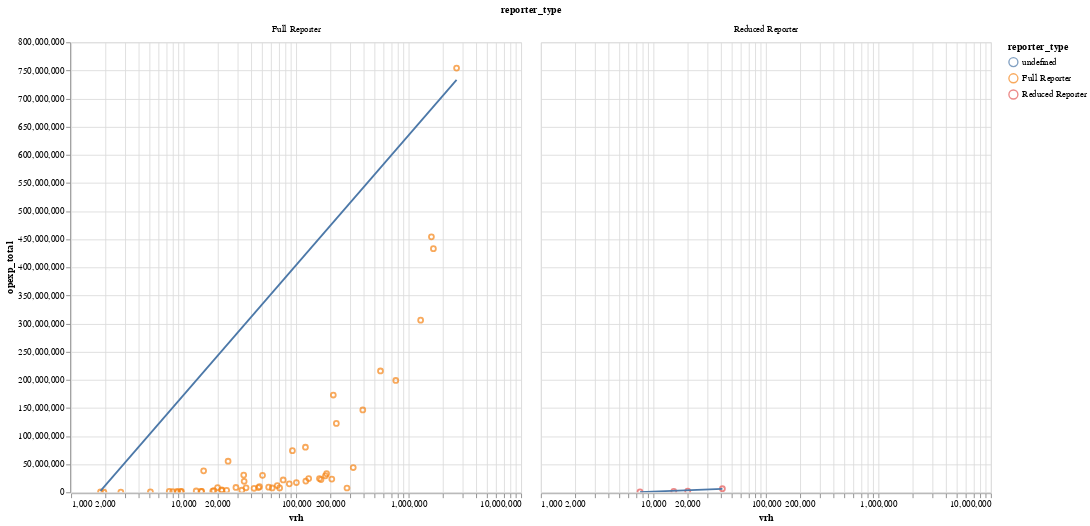

The cell this chart's notebook holds for it:
### Markdown cell above
### Operating cost per VRH

### Code cell
make_scatter(
    data=df[df["year"] == "2023"],
    y_ax="opexp_total",
    x_ax="vrh",
    color="reporter_type",
    log_scale=True,
    y_scale=True,
).facet(
    facet=alt.Facet("reporter_type"),
    columns=3,
)

### Figure 1 — Vega-Lite specification as saved in the notebook (floating-point values rounded to 4 significant figures)
{"config": {"view": {"continuousWidth": 300, "continuousHeight": 300}}, "data": {"name": "data-40b39abdbc8b994b31f8fc3613b12a81"}, "facet": {"field": "reporter_type", "type": "nominal"}, "spec": {"layer": [{"mark": {"type": "point"}, "encoding": {"color": {"field": "reporter_type", "type": "nominal"}, "tooltip": [{"field": "vrh", "type": "quantitative"}, {"field": "opexp_total", "type": "quantitative"}, {"field": "agency_name", "type": "nominal"}], "x": {"field": "vrh", "scale": {"type": "log"}, "type": "quantitative"}, "y": {"field": "opexp_total", "type": "quantitative"}}, "name": "view_9", "title": "vrh vs. opexp_total"}, {"mark": {"type": "line"}, "encoding": {"color": {"field": "reporter_type", "type": "nominal"}, "tooltip": [{"field": "vrh", "type": "quantitative"}, {"field": "opexp_total", "type": "quantitative"}, {"field": "agency_name", "type": "nominal"}], "x": {"field": "vrh", "scale": {"type": "log"}, "type": "quantitative"}, "y": {"field": "opexp_total", "type": "quantitative"}}, "title": "vrh vs. opexp_total", "transform": [{"on": "vrh", "regression": "opexp_total"}]}], "height": 500, "width": 500}, "columns": 3, "params": [{"name": "param_9", "select": {"type": "interval", "encodings": ["x", "y"]}, "bind": "scales", "views": ["view_9"]}], "$schema": "https://vega.github.io/schema/vega-lite/v5.20.1.json", "datasets": {"data-40b39abdbc8b994b31f8fc3613b12a81": [{"agency_name": "Alameda-Contra Costa Transit District", "agency_status": "Active", "city": "Oakland", "mode": "RB", "service": "DO", "ntd_id": "90014", "reporter_type": "Full Reporter", "reporting_module": "Urban", "state": "CA", "primary_uza_name": "San Francisco--Oakland, CA", "year": "2023", "upt": 4106130, "vrh": 76821, "vrm": 681509, "opexp_total": 21949532, "RTPA": "Metropolitan Transportation Commission", "_merge": "both"}, {"agency_name": "Alameda-Contra Costa Transit District", "agency_status": "Active", "city": "Oakland", "mode": "DR", "service": "PT", "ntd_id": "90014", "reporter_type": "Full Reporter", "reporting_module": "Urban", "state": "CA", "primary_uza_name": "San Francisco--Oakland, CA", "year": "2023", "upt": 419288, "vrh": 322042, "vrm": 4411277, "opexp_total": 44057385, "RTPA": "Metropolitan Transportation Commission", "_merge": "both"}, {"agency_name": "Alameda-Contra Costa Transit District", "agency_status": "Active", "city": "Oakland", "mode": "CB", "service": "DO", "ntd_id": "90014", "reporter_type": "Full Reporter", "reporting_module": "Urban", "state": "CA", "primary_uza_name": "San Francisco--Oakland, CA", "year": "2023", "upt": 467661, "vrh": 29191, "vrm": 460017, "opexp_total": 8634025, "RTPA": "Metropolitan Transportation Commission", "_merge": "both"}, {"agency_name": "Alameda-Contra Costa Transit District", "agency_status": "Active", "city": "Oakland", "mode": "MB", "service": "DO", "ntd_id": "90014", "reporter_type": "Full Reporter", "reporting_module": "Urban", "state": "CA", "primary_uza_name": "San Francisco--Oakland, CA", "year": "2023", "upt": 30029858, "vrh": 1595492, "vrm": 16404172, "opexp_total": 454197000, "RTPA": "Metropolitan Transportation Commission", "_merge": "both"}, {"agency_name": "Alameda-Contra Costa Transit District", "agency_status": "Active", "city": "Oakland", "mode": "MB", "service": "PT", "ntd_id": "90014", "reporter_type": "Full Reporter", "reporting_module": "Urban", "state": "CA", "primary_uza_name": "San Francisco--Oakland, CA", "year": "2023", "upt": 167120, "vrh": 24136, "vrm": 393669, "opexp_total": 3568738, "RTPA": "Metropolitan Transportation Commission", "_merge": "both"}, {"agency_name": "Central Contra Costa Transit Authority (CCCTA)", "agency_status": "Active", "city": "Concord", "mode": "MB", "service": "PT", "ntd_id": "90078", "reporter_type": "Full Reporter", "reporting_module": "Urban", "state": "CA", "primary_uza_name": "Concord--Walnut Creek, CA", "year": "2023", "upt": 1803, "vrh": 2768, "vrm": 35082, "opexp_total": 307689, "RTPA": "Metropolitan Transportation Commission", "_merge": "both"}, {"agency_name": "Central Contra Costa Transit Authority (CCCTA)", "agency_status": "Active", "city": "Concord", "mode": "DR", "service": "PT", "ntd_id": "90078", "reporter_type": "Full Reporter", "reporting_module": "Urban", "state": "CA", "primary_uza_name": "Concord--Walnut Creek, CA", "year": "2023", "upt": 113535, "vrh": 61316, "vrm": 997060, "opexp_total": 7676093, "RTPA": "Metropolitan Transportation Commission", "_merge": "both"}, {"agency_name": "Central Contra Costa Transit Authority (CCCTA)", "agency_status": "Active", "city": "Concord", "mode": "MB", "service": "DO", "ntd_id": "90078", "reporter_type": "Full Reporter", "reporting_module": "Urban", "state": "CA", "primary_uza_name": "Concord--Walnut Creek, CA", "year": "2023", "upt": 2422774, "vrh": 186702, "vrm": 1775507, "opexp_total": 33022741, "RTPA": "Metropolitan Transportation Commission", "_merge": "both"}, {"agency_name": "City and County of San Francisco (SFMTA) - Transit Division", "agency_status": "Active", "city": "San Francisco", "mode": "DR", "service": "PT", "ntd_id": "90015", "reporter_type": "Full Reporter", "reporting_module": "Urban", "state": "CA", "primary_uza_name": "San Francisco--Oakland, CA", "year": "2023", "upt": 237353, "vrh": 166480, "vrm": 1248469, "opexp_total": 22581487, "RTPA": "Metropolitan Transportation Commission", "_merge": "both"}, {"agency_name": "City and County of San Francisco (SFMTA) - Transit Division", "agency_status": "Active", "city": "San Francisco", "mode": "SR", "service": "DO", "ntd_id": "90015", "reporter_type": "Full Reporter", "reporting_module": "Urban", "state": "CA", "primary_uza_name": "San Francisco--Oakland, CA", "year": "2023", "upt": 3136144, "vrh": 50301, "vrm": 247153, "opexp_total": 30162729, "RTPA": "Metropolitan Transportation Commission", "_merge": "both"}, {"agency_name": "City and County of San Francisco (SFMTA) - Transit Division", "agency_status": "Active", "city": "San Francisco", "mode": "MB", "service": "DO", "ntd_id": "90015", "reporter_type": "Full Reporter", "reporting_module": "Urban", "state": "CA", "primary_uza_name": "San Francisco--Oakland, CA", "year": "2023", "upt": 71851901, "vrh": 1661223, "vrm": 13046816, "opexp_total": 433123945, "RTPA": "Metropolitan Transportation Commission", "_merge": "both"}, {"agency_name": "City and County of San Francisco (SFMTA) - Transit Division", "agency_status": "Active", "city": "San Francisco", "mode": "CC", "service": "DO", "ntd_id": "90015", "reporter_type": "Full Reporter", "reporting_module": "Urban", "state": "CA", "primary_uza_name": "San Francisco--Oakland, CA", "year": "2023", "upt": 2926495, "vrh": 92722, "vrm": 198912, "opexp_total": 74057382, "RTPA": "Metropolitan Transportation Commission", "_merge": "both"}, {"agency_name": "City and County of San Francisco (SFMTA) - Transit Division", "agency_status": "Active", "city": "San Francisco", "mode": "LR", "service": "DO", "ntd_id": "90015", "reporter_type": "Full Reporter", "reporting_module": "Urban", "state": "CA", "primary_uza_name": "San Francisco--Oakland, CA", "year": "2023", "upt": 23281310, "vrh": 562403, "vrm": 4833132, "opexp_total": 215714649, "RTPA": "Metropolitan Transportation Commission", "_merge": "both"}, {"agency_name": "City and County of San Francisco (SFMTA) - Transit Division", "agency_status": "Active", "city": "San Francisco", "mode": "TB", "service": "DO", "ntd_id": "90015", "reporter_type": "Full Reporter", "reporting_module": "Urban", "state": "CA", "primary_uza_name": "San Francisco--Oakland, CA", "year": "2023", "upt": 37694490, "vrh": 769101, "vrm": 4631395, "opexp_total": 198854397, "RTPA": "Metropolitan Transportation Commission", "_merge": "both"}, {"agency_name": "City of Fairfield, California - Transportation Division/Public Works Department", "agency_status": "Active", "city": "Fairfield", "mode": "MB", "service": "PT", "ntd_id": "90092", "reporter_type": "Full Reporter", "reporting_module": "Urban", "state": "CA", "primary_uza_name": "Fairfield, CA", "year": "2023", "upt": 254326, "vrh": 35905, "vrm": 473294, "opexp_total": 8027285, "RTPA": "Metropolitan Transportation Commission", "_merge": "both"}, {"agency_name": "City of Fairfield, California - Transportation Division/Public Works Department", "agency_status": "Active", "city": "Fairfield", "mode": "CB", "service": "PT", "ntd_id": "90092", "reporter_type": "Full Reporter", "reporting_module": "Urban", "state": "CA", "primary_uza_name": "Fairfield, CA", "year": "2023", "upt": 7153, "vrh": 1827, "vrm": 58495, "opexp_total": 590270, "RTPA": "Metropolitan Transportation Commission", "_merge": "both"}, {"agency_name": "City of Fairfield, California - Transportation Division/Public Works Department", "agency_status": "Active", "city": "Fairfield", "mode": "DR", "service": "PT", "ntd_id": "90092", "reporter_type": "Full Reporter", "reporting_module": "Urban", "state": "CA", "primary_uza_name": "Fairfield, CA", "year": "2023", "upt": 12305, "vrh": 7457, "vrm": 94892, "opexp_total": 1571486, "RTPA": "Metropolitan Transportation Commission", "_merge": "both"}, {"agency_name": "City of Petaluma - Transit", "agency_status": "Active", "city": "Petaluma", "mode": "DR", "service": "PT", "ntd_id": "90213", "reporter_type": "Full Reporter", "reporting_module": "Urban", "state": "CA", "primary_uza_name": "Petaluma, CA", "year": "2023", "upt": 7446, "vrh": 5070, "vrm": 28711, "opexp_total": 877730, "RTPA": "Metropolitan Transportation Commission", "_merge": "both"}, {"agency_name": "City of Petaluma - Transit", "agency_status": "Active", "city": "Petaluma", "mode": "MB", "service": "PT", "ntd_id": "90213", "reporter_type": "Full Reporter", "reporting_module": "Urban", "state": "CA", "primary_uza_name": "Petaluma, CA", "year": "2023", "upt": 206161, "vrh": 18570, "vrm": 229901, "opexp_total": 2950945, "RTPA": "Metropolitan Transportation Commission", "_merge": "both"}, {"agency_name": "City of Santa Rosa - Transit Division", "agency_status": "Active", "city": "Santa Rosa", "mode": "DR", "service": "PT", "ntd_id": "90017", "reporter_type": "Full Reporter", "reporting_module": "Urban", "state": "CA", "primary_uza_name": "Santa Rosa, CA", "year": "2023", "upt": 26015, "vrh": 14352, "vrm": 157273, "opexp_total": 1485023, "RTPA": "Metropolitan Transportation Commission", "_merge": "both"}, {"agency_name": "City of Santa Rosa - Transit Division", "agency_status": "Active", "city": "Santa Rosa", "mode": "MB", "service": "DO", "ntd_id": "90017", "reporter_type": "Full Reporter", "reporting_module": "Urban", "state": "CA", "primary_uza_name": "Santa Rosa, CA", "year": "2023", "upt": 1288970, "vrh": 68026, "vrm": 761911, "opexp_total": 11995106, "RTPA": "Metropolitan Transportation Commission", "_merge": "both"}, {"agency_name": "City of Santa Rosa - Transit Division", "agency_status": "Active", "city": "Santa Rosa", "mode": "MB", "service": "PT", "ntd_id": "90017", "reporter_type": "Full Reporter", "reporting_module": "Urban", "state": "CA", "primary_uza_name": "Santa Rosa, CA", "year": "2023", "upt": 4761, "vrh": 1958, "vrm": 20558, "opexp_total": 171950, "RTPA": "Metropolitan Transportation Commission", "_merge": "both"}, {"agency_name": "City of Union City (UCT) - Public Works", "agency_status": "Active", "city": "Union City", "mode": "MB", "service": "PT", "ntd_id": "90161", "reporter_type": "Reduced Reporter", "reporting_module": "Urban", "state": "CA", "primary_uza_name": "San Francisco--Oakland, CA", "year": "2023", "upt": 242472, "vrh": 41060, "vrm": 572554, "opexp_total": 6395354, "RTPA": "Metropolitan Transportation Commission", "_merge": "both"}, {"agency_name": "City of Union City (UCT) - Public Works", "agency_status": "Active", "city": "Union City", "mode": "DR", "service": "PT", "ntd_id": "90161", "reporter_type": "Reduced Reporter", "reporting_module": "Urban", "state": "CA", "primary_uza_name": "San Francisco--Oakland, CA", "year": "2023", "upt": 16624, "vrh": 15168, "vrm": 60340, "opexp_total": 1568122, "RTPA": "Metropolitan Transportation Commission", "_merge": "both"}, {"agency_name": "City of Vacaville - Department of Public Works", "agency_status": "Active", "city": "Vacaville", "mode": "MB", "service": "PT", "ntd_id": "90155", "reporter_type": "Reduced Reporter", "reporting_module": "Urban", "state": "CA", "primary_uza_name": "Vacaville, CA", "year": "2023", "upt": 258829, "vrh": 20192, "vrm": 265713, "opexp_total": 2025216, "RTPA": "Metropolitan Transportation Commission", "_merge": "both"}, {"agency_name": "City of Vacaville - Department of Public Works", "agency_status": "Active", "city": "Vacaville", "mode": "DR", "service": "PT", "ntd_id": "90155", "reporter_type": "Reduced Reporter", "reporting_module": "Urban", "state": "CA", "primary_uza_name": "Vacaville, CA", "year": "2023", "upt": 19191, "vrh": 7602, "vrm": 100480, "opexp_total": 925817, "RTPA": "Metropolitan Transportation Commission", "_merge": "both"}, {"agency_name": "County of Sonoma (SCT) - Department of Public Infrastructure - Transit Division", "agency_status": "Active", "city": "Santa Rosa", "mode": "MB", "service": "PT", "ntd_id": "90089", "reporter_type": "Full Reporter", "reporting_module": "Urban", "state": "CA", "primary_uza_name": "Santa Rosa, CA", "year": "2023", "upt": 613031, "vrh": 87031, "vrm": 1424277, "opexp_total": 15013791, "RTPA": "Metropolitan Transportation Commission", "_merge": "both"}, {"agency_name": "County of Sonoma (SCT) - Department of Public Infrastructure - Transit Division", "agency_status": "Active", "city": "Santa Rosa", "mode": "DR", "service": "PT", "ntd_id": "90089", "reporter_type": "Full Reporter", "reporting_module": "Urban", "state": "CA", "primary_uza_name": "Santa Rosa, CA", "year": "2023", "upt": 36842, "vrh": 21885, "vrm": 313637, "opexp_total": 3264876, "RTPA": "Metropolitan Transportation Commission", "_merge": "both"}, {"agency_name": "Golden Gate Bridge, Highway and Transportation District (GGBHTD) - Golden Gate Transit; Golden Gate Ferry", "agency_status": "Active", "city": "San Francisco", "mode": "MB", "service": "DO", "ntd_id": "90016", "reporter_type": "Full Reporter", "reporting_module": "Urban", "state": "CA", "primary_uza_name": "San Francisco--Oakland, CA", "year": "2023", "upt": 1308398, "vrh": 121079, "vrm": 2049895, "opexp_total": 80128216, "RTPA": "Metropolitan Transportation Commission", "_merge": "both"}, {"agency_name": "Golden Gate Bridge, Highway and Transportation District (GGBHTD) - Golden Gate Transit; Golden Gate Ferry", "agency_status": "Active", "city": "San Francisco", "mode": "DR", "service": "PT", "ntd_id": "90016", "reporter_type": "Full Reporter", "reporting_module": "Urban", "state": "CA", "primary_uza_name": "San Francisco--Oakland, CA", "year": "2023", "upt": 12485, "vrh": 7994, "vrm": 167065, "opexp_total": 1319993, "RTPA": "Metropolitan Transportation Commission", "_merge": "both"}, {"agency_name": "Golden Gate Bridge, Highway and Transportation District (GGBHTD) - Golden Gate Transit; Golden Gate Ferry", "agency_status": "Active", "city": "San Francisco", "mode": "FB", "service": "DO", "ntd_id": "90016", "reporter_type": "Full Reporter", "reporting_module": "Urban", "state": "CA", "primary_uza_name": "San Francisco--Oakland, CA", "year": "2023", "upt": 1155682, "vrh": 15067, "vrm": 178945, "opexp_total": 38177017, "RTPA": "Metropolitan Transportation Commission", "_merge": "both"}, {"agency_name": "Livermore / Amador Valley Transit Authority (LAVTA)", "agency_status": "Active", "city": "Livermore", "mode": "MB", "service": "PT", "ntd_id": "90144", "reporter_type": "Full Reporter", "reporting_module": "Urban", "state": "CA", "primary_uza_name": "Livermore--Pleasanton--Dublin, CA", "year": "2023", "upt": 1145515, "vrh": 100598, "vrm": 1328472, "opexp_total": 17210855, "RTPA": "Metropolitan Transportation Commission", "_merge": "both"}, {"agency_name": "Marin County Transit District (MCTD)", "agency_status": "Active", "city": "San Rafael", "mode": "MB", "service": "PT", "ntd_id": "90234", "reporter_type": "Full Reporter", "reporting_module": "Urban", "state": "CA", "primary_uza_name": "San Francisco--Oakland, CA", "year": "2023", "upt": 2648326, "vrh": 182308, "vrm": 2642268, "opexp_total": 29401097, "RTPA": "Metropolitan Transportation Commission", "_merge": "both"}, {"agency_name": "Marin County Transit District (MCTD)", "agency_status": "Active", "city": "San Rafael", "mode": "DR", "service": "PT", "ntd_id": "90234", "reporter_type": "Full Reporter", "reporting_module": "Urban", "state": "CA", "primary_uza_name": "San Francisco--Oakland, CA", "year": "2023", "upt": 46102, "vrh": 21800, "vrm": 375035, "opexp_total": 4548158, "RTPA": "Metropolitan Transportation Commission", "_merge": "both"}, {"agency_name": "Metropolitan Transportation Commission (MTC) - Field Operations and Asset Management", "agency_status": "Active", "city": "San Francisco", "mode": "VP", "service": "PT", "ntd_id": "90094", "reporter_type": "Full Reporter", "reporting_module": "Urban", "state": "CA", "primary_uza_name": "San Francisco--Oakland, CA", "year": "2023", "upt": 1113315, "vrh": 283315, "vrm": 13422183, "opexp_total": 7634546, "RTPA": "Metropolitan Transportation Commission", "_merge": "both"}, {"agency_name": "Napa Valley Transportation Authority (NVTA)", "agency_status": "Active", "city": "Napa", "mode": "DR", "service": "PT", "ntd_id": "90088", "reporter_type": "Full Reporter", "reporting_module": "Urban", "state": "CA", "primary_uza_name": "Napa, CA", "year": "2023", "upt": 74829, "vrh": 32933, "vrm": 258397, "opexp_total": 3708684, "RTPA": "Metropolitan Transportation Commission", "_merge": "both"}, {"agency_name": "Napa Valley Transportation Authority (NVTA)", "agency_status": "Active", "city": "Napa", "mode": "CB", "service": "PT", "ntd_id": "90088", "reporter_type": "Full Reporter", "reporting_module": "Urban", "state": "CA", "primary_uza_name": "Napa, CA", "year": "2023", "upt": 52608, "vrh": 14470, "vrm": 383593, "opexp_total": 1798291, "RTPA": "Metropolitan Transportation Commission", "_merge": "both"}, {"agency_name": "Napa Valley Transportation Authority (NVTA)", "agency_status": "Active", "city": "Napa", "mode": "MB", "service": "PT", "ntd_id": "90088", "reporter_type": "Full Reporter", "reporting_module": "Urban", "state": "CA", "primary_uza_name": "Napa, CA", "year": "2023", "upt": 360558, "vrh": 46360, "vrm": 703324, "opexp_total": 8381444, "RTPA": "Metropolitan Transportation Commission", "_merge": "both"}, {"agency_name": "Peninsula Corridor Joint Powers Board (PCJPB)", "agency_status": "Active", "city": "San Carlos", "mode": "CR", "service": "PT", "ntd_id": "90134", "reporter_type": "Full Reporter", "reporting_module": "Urban", "state": "CA", "primary_uza_name": "San Francisco--Oakland, CA", "year": "2023", "upt": 7012116, "vrh": 214153, "vrm": 6800628, "opexp_total": 172893335, "RTPA": "Metropolitan Transportation Commission", "_merge": "both"}, {"agency_name": "San Francisco Bay Area Rapid Transit District (BART)", "agency_status": "Active", "city": "Oakland", "mode": "MG", "service": "PT", "ntd_id": "90003", "reporter_type": "Full Reporter", "reporting_module": "Urban", "state": "CA", "primary_uza_name": "San Francisco--Oakland, CA", "year": "2023", "upt": 457366, "vrh": 20044, "vrm": 258323, "opexp_total": 8377661, "RTPA": "Metropolitan Transportation Commission", "_merge": "both"}, {"agency_name": "San Francisco Bay Area Rapid Transit District (BART)", "agency_status": "Active", "city": "Oakland", "mode": "HR", "service": "DO", "ntd_id": "90003", "reporter_type": "Full Reporter", "reporting_module": "Urban", "state": "CA", "primary_uza_name": "San Francisco--Oakland, CA", "year": "2023", "upt": 49043322, "vrh": 2669501, "vrm": 83783824, "opexp_total": 754188006, "RTPA": "Metropolitan Transportation Commission", "_merge": "both"}, {"agency_name": "San Francisco Bay Area Rapid Transit District (BART)", "agency_status": "Active", "city": "Oakland", "mode": "YR", "service": "DO", "ntd_id": "90003", "reporter_type": "Full Reporter", "reporting_module": "Urban", "state": "CA", "primary_uza_name": "San Francisco--Oakland, CA", "year": "2023", "upt": 1263714, "vrh": 34529, "vrm": 1191602, "opexp_total": 19617059, "RTPA": "Metropolitan Transportation Commission", "_merge": "both"}, {"agency_name": "San Francisco Bay Area Water Emergency Transportation Authority (WETA)", "agency_status": "Active", "city": "San Francisco", "mode": "FB", "service": "PT", "ntd_id": "90225", "reporter_type": "Full Reporter", "reporting_module": "Urban", "state": "CA", "primary_uza_name": "San Francisco--Oakland, CA", "year": "2023", "upt": 2024646, "vrh": 24860, "vrm": 515185, "opexp_total": 55300017, "RTPA": "Metropolitan Transportation Commission", "_merge": "both"}, {"agency_name": "San Mateo County Transit District (SMCTD)", "agency_status": "Active", "city": "San Carlos", "mode": "DR", "service": "PT", "ntd_id": "90009", "reporter_type": "Full Reporter", "reporting_module": "Urban", "state": "CA", "primary_uza_name": "San Francisco--Oakland, CA", "year": "2023", "upt": 183772, "vrh": 122000, "vrm": 1669345, "opexp_total": 19921298, "RTPA": "Metropolitan Transportation Commission", "_merge": "both"}, {"agency_name": "San Mateo County Transit District (SMCTD)", "agency_status": "Active", "city": "San Carlos", "mode": "DR", "service": "TX", "ntd_id": "90009", "reporter_type": "Full Reporter", "reporting_module": "Urban", "state": "CA", "primary_uza_name": "San Francisco--Oakland, CA", "year": "2023", "upt": 21988, "vrh": 8770, "vrm": 279665, "opexp_total": 1815583, "RTPA": "Metropolitan Transportation Commission", "_merge": "both"}, {"agency_name": "San Mateo County Transit District (SMCTD)", "agency_status": "Active", "city": "San Carlos", "mode": "MB", "service": "DO", "ntd_id": "90009", "reporter_type": "Full Reporter", "reporting_module": "Urban", "state": "CA", "primary_uza_name": "San Francisco--Oakland, CA", "year": "2023", "upt": 6956810, "vrh": 391664, "vrm": 4155546, "opexp_total": 146336295, "RTPA": "Metropolitan Transportation Commission", "_merge": "both"}, {"agency_name": "San Mateo County Transit District (SMCTD)", "agency_status": "Active", "city": "San Carlos", "mode": "MB", "service": "PT", "ntd_id": "90009", "reporter_type": "Full Reporter", "reporting_module": "Urban", "state": "CA", "primary_uza_name": "San Francisco--Oakland, CA", "year": "2023", "upt": 1611275, "vrh": 129405, "vrm": 1689142, "opexp_total": 24474957, "RTPA": "Metropolitan Transportation Commission", "_merge": "both"}, {"agency_name": "Santa Clara Valley Transportation Authority (VTA)", "agency_status": "Active", "city": "San Jose", "mode": "MB", "service": "DO", "ntd_id": "90013", "reporter_type": "Full Reporter", "reporting_module": "Urban", "state": "CA", "primary_uza_name": "San Jose, CA", "year": "2023", "upt": 19266958, "vrh": 1279460, "vrm": 14957419, "opexp_total": 305975159, "RTPA": "Metropolitan Transportation Commission", "_merge": "both"}, {"agency_name": "Santa Clara Valley Transportation Authority (VTA)", "agency_status": "Active", "city": "San Jose", "mode": "DR", "service": "PT", "ntd_id": "90013", "reporter_type": "Full Reporter", "reporting_module": "Urban", "state": "CA", "primary_uza_name": "San Jose, CA", "year": "2023", "upt": 324434, "vrh": 207660, "vrm": 3445265, "opexp_total": 23462989, "RTPA": "Metropolitan Transportation Commission", "_merge": "both"}, {"agency_name": "Santa Clara Valley Transportation Authority (VTA)", "agency_status": "Active", "city": "San Jose", "mode": "LR", "service": "DO", "ntd_id": "90013", "reporter_type": "Full Reporter", "reporting_module": "Urban", "state": "CA", "primary_uza_name": "San Jose, CA", "year": "2023", "upt": 4147807, "vrh": 227892, "vrm": 3202370, "opexp_total": 122428199, "RTPA": "Metropolitan Transportation Commission", "_merge": "both"}, {"agency_name": "Santa Clara Valley Transportation Authority (VTA)", "agency_status": "Active", "city": "San Jose", "mode": "MB", "service": "PT", "ntd_id": "90013", "reporter_type": "Full Reporter", "reporting_module": "Urban", "state": "CA", "primary_uza_name": "San Jose, CA", "year": "2023", "upt": 114740, "vrh": 18157, "vrm": 174241, "opexp_total": 2204624, "RTPA": "Metropolitan Transportation Commission", "_merge": "both"}, {"agency_name": "Solano County Transit", "agency_status": "Active", "city": "Vallejo", "mode": "DR", "service": "PT", "ntd_id": "90232", "reporter_type": "Full Reporter", "reporting_module": "Urban", "state": "CA", "primary_uza_name": "Vallejo, CA", "year": "2023", "upt": 19352, "vrh": 9444, "vrm": 105465, "opexp_total": 1303180, "RTPA": "Metropolitan Transportation Commission", "_merge": "both"}, {"agency_name": "Solano County Transit", "agency_status": "Active", "city": "Vallejo", "mode": "MB", "service": "PT", "ntd_id": "90232", "reporter_type": "Full Reporter", "reporting_module": "Urban", "state": "CA", "primary_uza_name": "Vallejo, CA", "year": "2023", "upt": 451567, "vrh": 42289, "vrm": 521552, "opexp_total": 7161426, "RTPA": "Metropolitan Transportation Commission", "_merge": "both"}, {"agency_name": "Solano County Transit", "agency_status": "Active", "city": "Vallejo", "mode": "CB", "service": "PT", "ntd_id": "90232", "reporter_type": "Full Reporter", "reporting_module": "Urban", "state": "CA", "primary_uza_name": "Vallejo, CA", "year": "2023", "upt": 496901, "vrh": 47280, "vrm": 1349202, "opexp_total": 10041002, "RTPA": "Metropolitan Transportation Commission", "_merge": "both"}, {"agency_name": "Sonoma-Marin Area Rail Transit District (SMART)", "agency_status": "Active", "city": "Petaluma", "mode": "CR", "service": "DO", "ntd_id": "90299", "reporter_type": "Full Reporter", "reporting_module": "Urban", "state": "CA", "primary_uza_name": "Santa Rosa, CA", "year": "2023", "upt": 640099, "vrh": 34223, "vrm": 977309, "opexp_total": 30585066, "RTPA": "Metropolitan Transportation Commission", "_merge": "both"}, {"agency_name": "The Eastern Contra Costa Transit Authority", "agency_status": "Active", "city": "Antioch", "mode": "MB", "service": "PT", "ntd_id": "90162", "reporter_type": "Full Reporter", "reporting_module": "Urban", "state": "CA", "primary_uza_name": "Antioch, CA", "year": "2023", "upt": 992717, "vrh": 161342, "vrm": 2020307, "opexp_total": 24376373, "RTPA": "Metropolitan Transportation Commission", "_merge": "both"}, {"agency_name": "The Eastern Contra Costa Transit Authority", "agency_status": "Active", "city": "Antioch", "mode": "DR", "service": "TN", "ntd_id": "90162", "reporter_type": "Full Reporter", "reporting_module": "Urban", "state": "CA", "primary_uza_name": "Antioch, CA", "year": "2023", "upt": 34932, "vrh": 8879, "vrm": 266982, "opexp_total": 472320, "RTPA": "Metropolitan Transportation Commission", "_merge": "both"}, {"agency_name": "The Eastern Contra Costa Transit Authority", "agency_status": "Active", "city": "Antioch", "mode": "DR", "service": "PT", "ntd_id": "90162", "reporter_type": "Full Reporter", "reporting_module": "Urban", "state": "CA", "primary_uza_name": "Antioch, CA", "year": "2023", "upt": 184234, "vrh": 71385, "vrm": 912999, "opexp_total": 7783760, "RTPA": "Metropolitan Transportation Commission", "_merge": "both"}, {"agency_name": "Western Contra Costa Transit Authority (WCCTA )", "agency_status": "Active", "city": "Pinole", "mode": "MB", "service": "PT", "ntd_id": "90159", "reporter_type": "Full Reporter", "reporting_module": "Urban", "state": "CA", "primary_uza_name": "San Francisco--Oakland, CA", "year": "2023", "upt": 488451, "vrh": 57034, "vrm": 854789, "opexp_total": 9136815, "RTPA": "Metropolitan Transportation Commission", "_merge": "both"}, {"agency_name": "Western Contra Costa Transit Authority (WCCTA )", "agency_status": "Active", "city": "Pinole", "mode": "CB", "service": "PT", "ntd_id": "90159", "reporter_type": "Full Reporter", "reporting_module": "Urban", "state": "CA", "primary_uza_name": "San Francisco--Oakland, CA", "year": "2023", "upt": 160596, "vrh": 12947, "vrm": 385820, "opexp_total": 2374822, "RTPA": "Metropolitan Transportation Commission", "_merge": "both"}, {"agency_name": "Western Contra Costa Transit Authority (WCCTA )", "agency_status": "Active", "city": "Pinole", "mode": "DR", "service": "PT", "ntd_id": "90159", "reporter_type": "Full Reporter", "reporting_module": "Urban", "state": "CA", "primary_uza_name": "San Francisco--Oakland, CA", "year": "2023", "upt": 18873, "vrh": 9565, "vrm": 101107, "opexp_total": 1475675, "RTPA": "Metropolitan Transportation Commission", "_merge": "both"}]}}
